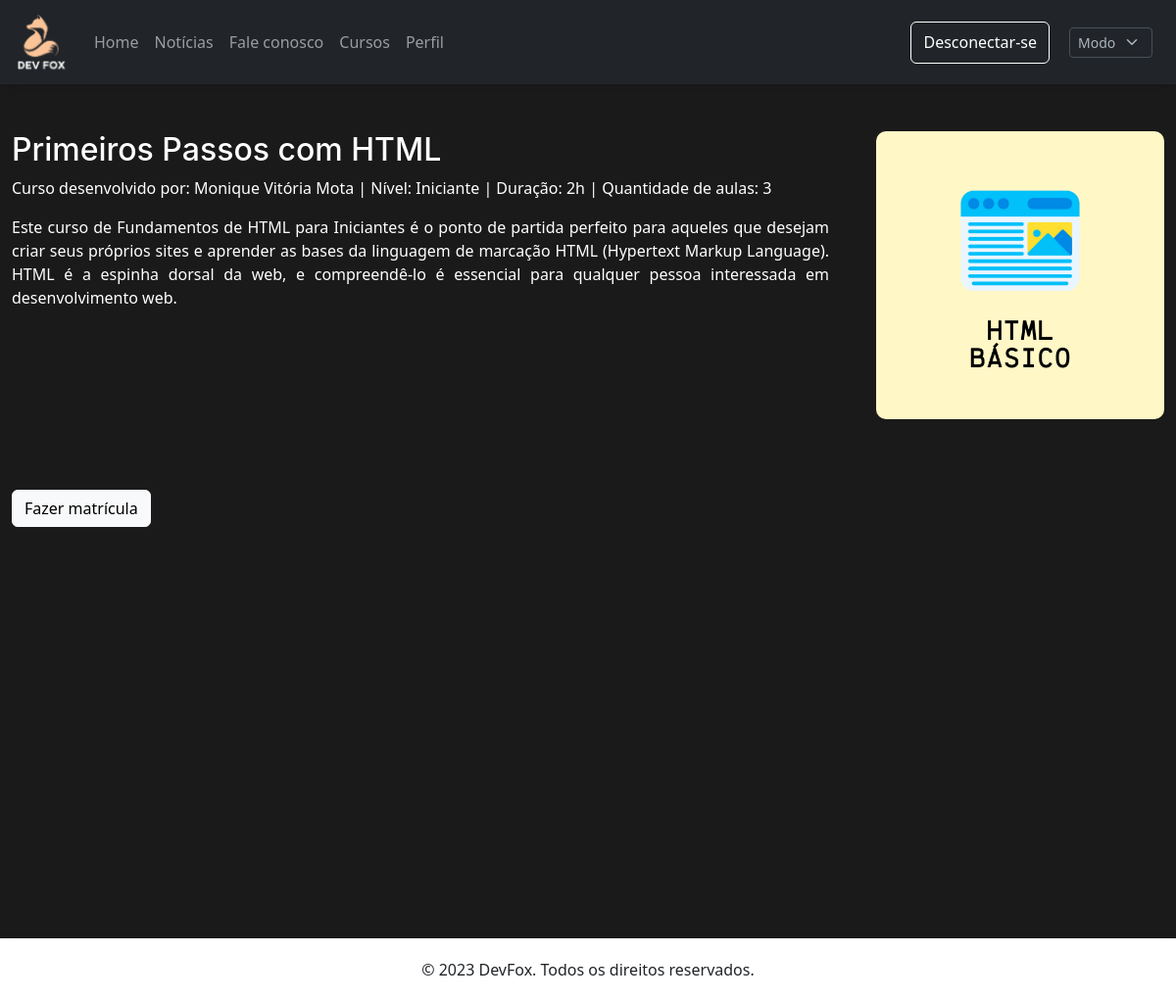
/registered/detalhes-curso.php?id=2 (signed in), run on the app's committed database.
### tables this page shows
CREATE TABLE `modo` (
  `fundo` varchar(20) NOT NULL,
  `tema` varchar(20) NOT NULL,
  `imagem` varchar(50) NOT NULL,
  `botao` varchar(20) NOT NULL,
  `fonte` varchar(20) NOT NULL
);

CREATE TABLE `curso` (
  `idCurso` int(11) NOT NULL,
  `tituloCurso` varchar(200) NOT NULL,
  `profCurso` varchar(200) NOT NULL,
  `imgCurso` varchar(1000) NOT NULL,
  `nivelCurso` varchar(50) NOT NULL,
  `duracaoCurso` varchar(20) NOT NULL,
  `descricaoCurso` varchar(2000) NOT NULL,
  `numAulasCurso` int(11) NOT NULL
);

### modo.php (called while the page is built)
<?php
        include('../conexao.php');
        $consulta = $connection->query('SELECT tema, imagem FROM modo');
        while ($linha = $consulta->fetch()) {
            $tema = $linha['tema'];
            $imagem = $linha['imagem'];
        }
?>

### registered/detalhes-curso.php (the view, shortened to what this page needs)
<!DOCTYPE html>
<html lang="en">
<head>
    <?php
        include("../links.php");
    ?>
    <?php
        include('../modo.php');
    ?>
    <?php
        $idCurso = $_GET['id'];
        $consulta2 = $connection->query("SELECT tituloCurso, profCurso, imgCurso, nivelCurso, duracaoCurso, descricaoCurso, numAulasCurso FROM curso WHERE idCurso = $idCurso");
        while ($linha = $consulta2->fetch()) {
            $titulo = $linha['tituloCurso'];
            $professor = $linha['profCurso'];
            $img = $linha['imgCurso'];
            $nivel = $linha['nivelCurso'];
            $duracao = $linha['duracaoCurso'];
            $descricao = $linha['descricaoCurso'];
            $numAulas = $linha['numAulasCurso'];
        }
        $idRegistro = $_SESSION['id'];
    ?>
    <link rel="stylesheet" href="../css/user.php">
    <link rel="stylesheet" href="../css/card.css">
</head>
<body>
    <?php
        include("./header.php");
    ?>
    <div class="container-xxl mt-5" style="height: 100vh">
        <div class="clearfix">
            <img src="<?=$img?>" class="col-md-3 float-md-end mb-5 ms-md-5" style="border-radius: 10px">
            <h2 class="curso-title"><?=$titulo?></h2>
            <p class="curso-text">Curso desenvolvido por: <?=$professor?> | Nível: <?=$nivel?> | Duração: <?=$duracao?> | Quantidade de aulas: <?=$numAulas?></p>
            <div class="curso-text" style="text-align: justify"><?=$descricao?></div>
        </div>
        <br>
        <a href="./adicionar-curso.php?idUser=<?=$idRegistro?>&idCurso=<?=$idCurso?>" class="btn btn-light" role="button">Fazer matrícula</a>
    </div>
    <br>
    <?php
        include('./footer.php');
    ?>
</body>
</html>

### registered/header.php (shortened to what this page needs)
<nav class="navbar navbar-expand-lg bg-<?=$tema?>" style="box-shadow: 0px 1px 10px rgba(0, 0, 0, 0.141)" data-bs-theme="<?=$tema?>">
  <div class="container-fluid">
    <a class="navbar-brand" href="./index.php"><img src="<?=$imagem?>" alt="Logo" width="60px" height="48px" class="animate__animated animate__tada"></a>
    <div class="collapse navbar-collapse animate__animated animate__slideInLeft" id="navbarNavAltMarkup">
      <div class="navbar-nav">
        <a class="nav-link" href="./index.php">Home</a>
        <a class="nav-link" href="./index.php#noticias">Notícias</a>
        <a class="nav-link" href="./contato.php">Fale conosco</a>
        <a class="nav-link" href="./cursos.php">Cursos</a>
        <a class="nav-link" data-bs-toggle="offcanvas" href="#offcanvasPerfil" aria-controls="offcanvasPerfil">Perfil</a>
      </div>
    </div>
    <div class="d-grid gap-2 d-md-flex justify-content-md-end animate__animated animate__slideInRight">
      <button class="btn btn-outline-primary btn-border-bg" type="button"><a class="nav-link" href="../logout.php">Desconectar-se</a></button>
      <button type="button" class="btn btn-special">
        <form action="../alterar-modo.php" method="post">
          <select class="form-select form-select-sm" aria-label="Default select example" name="mode" onchange="this.form.submit()">
            <option selected>Modo</option>
          </select>
        </form>
      </button>
    </div>
  </div>
</nav>

### data on the page
modo: imagem (picture)
curso: imgCurso (picture), tituloCurso "Primeiros Passos com HTML", profCurso "Monique Vitória Mota", nivelCurso "Iniciante", duracaoCurso "2h", numAulasCurso "3", descricaoCurso "Este curso de Fundamentos de HTML para Iniciantes é o ponto de partida perfeito para aqueles que desejam criar seus próprios sites e aprender as bases da linguagem de marcação HTML (Hypertext Markup Language). HTML é a espinha dorsal da web, e compreendê-lo é essencial para qualquer pessoa interessada em desenvolvimento web."
